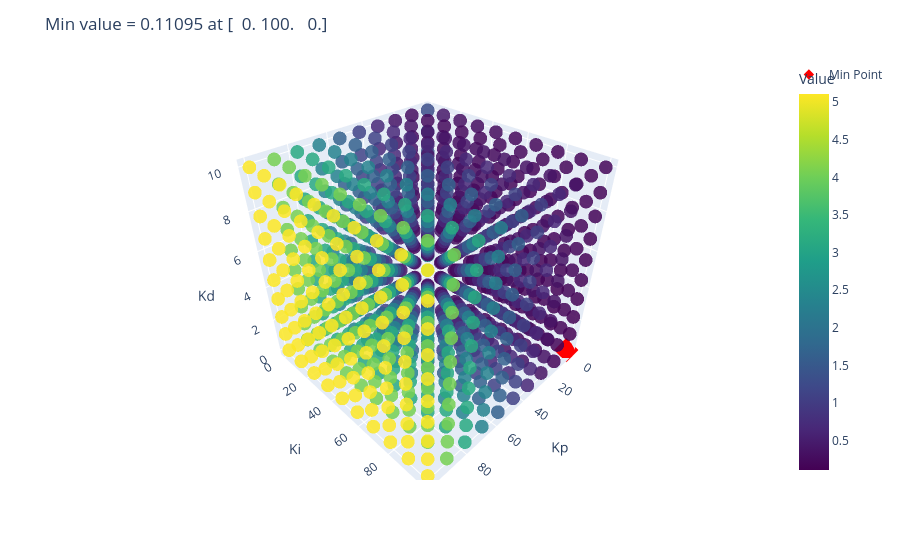

The code cell stored with this chart in its notebook:
### Code cell
def scatter_colored_points(first_stg_nodes, node_vals, mode="mpl", highlight_min=True):
    """
    mode: 'mpl' 或 'plotly'
    返回: (best_point, best_value)
    """
    pts = np.asarray(first_stg_nodes, dtype=float)
    vals = np.asarray(node_vals, dtype=float).ravel()
    if pts.size == 0 or vals.size == 0:
        raise ValueError("first_stg_nodes / node_vals 不能为空")
    if pts.shape[1] != 3:
        raise ValueError("first_stg_nodes 需为 N×3 的数组")

    # 最小值点
    idx = int(np.argmin(vals))
    best_point, best_value = pts[idx], float(vals[idx])

    if mode == "plotly":
 
        import pandas as pd
        import plotly.express as px
        import plotly.graph_objects as go
        df = pd.DataFrame({"Kp": pts[:,0], "Ki": pts[:,1], "Kd": pts[:,2], "Value": vals})
        fig = px.scatter_3d(df, x="Kp", y="Ki", z="Kd",
                            color="Value", color_continuous_scale="Viridis",
                            opacity=0.85)
        if highlight_min:
            fig.add_trace(go.Scatter3d(
                x=[best_point[0]], y=[best_point[1]], z=[best_point[2]],
                mode='markers',
                marker=dict(size=8, color='red', symbol='diamond'),
                name='Min Point'
            ))
        fig.update_layout(scene=dict(xaxis_title="Kp", yaxis_title="Ki", zaxis_title="Kd"),
                            title=f"Min value = {best_value:.6g} at {best_point}")
        fig.show()


    if mode == "mpl":
        import matplotlib.pyplot as plt
        fig = plt.figure(figsize=(7,6))
        ax = fig.add_subplot(111, projection='3d')
        sc = ax.scatter(pts[:,0], pts[:,1], pts[:,2],
                        c=vals, cmap='viridis', s=40, alpha=0.8)
        if highlight_min:
            ax.scatter(best_point[0], best_point[1], best_point[2],
                       c='red', s=120, marker='*', label='Min Point', depthshade=False)
            ax.legend(loc="best")
        ax.set_xlabel("Kp"); ax.set_ylabel("Ki"); ax.set_zlabel("Kd")
        cb = fig.colorbar(sc, ax=ax, label="Value")
        ax.set_title(f"Min value = {best_value:.6g} at {best_point}")
        plt.tight_layout(); plt.show()

    return best_point, best_value

bp, bv = scatter_colored_points(first_stg_grid_nodes, node_vals, mode="plotly")

### Figure 1 — Plotly figure (JSON) as saved in the notebook; plotly's stock layout.template omitted (floating-point values rounded to 4 significant figures; data arrays with more than 128 entries replaced by an {"elided": "..."} marker saying what was removed)
{"data": [{"hovertemplate": "Kp=%{x}<br>Ki=%{y}<br>Kd=%{z}<br>Value=%{marker.color}<extra></extra>", "legendgroup": "", "marker": {"color": {"elided": "1000 float values"}, "coloraxis": "coloraxis", "opacity": 0.85, "symbol": "circle"}, "mode": "markers", "name": "", "scene": "scene", "showlegend": false, "type": "scatter3d", "x": {"elided": "1000 float values"}, "y": {"elided": "1000 float values"}, "z": {"elided": "1000 float values"}}, {"marker": {"color": "red", "size": 8, "symbol": "diamond"}, "mode": "markers", "name": "Min Point", "type": "scatter3d", "x": [0], "y": [100], "z": [0]}], "layout": {"coloraxis": {"colorbar": {"title": {"text": "Value"}}, "colorscale": [[0, "#440154"], [0.1111, "#482878"], [0.2222, "#3e4989"], [0.3333, "#31688e"], [0.4444, "#26828e"], [0.5556, "#1f9e89"], [0.6667, "#35b779"], [0.7778, "#6ece58"], [0.8889, "#b5de2b"], [1, "#fde725"]]}, "legend": {"tracegroupgap": 0}, "margin": {"t": 60}, "scene": {"domain": {"x": [0, 1], "y": [0, 1]}, "xaxis": {"title": {"text": "Kp"}}, "yaxis": {"title": {"text": "Ki"}}, "zaxis": {"title": {"text": "Kd"}}}, "title": {"text": "Min value = 0.11095 at [  0. 100.   0.]"}}}
